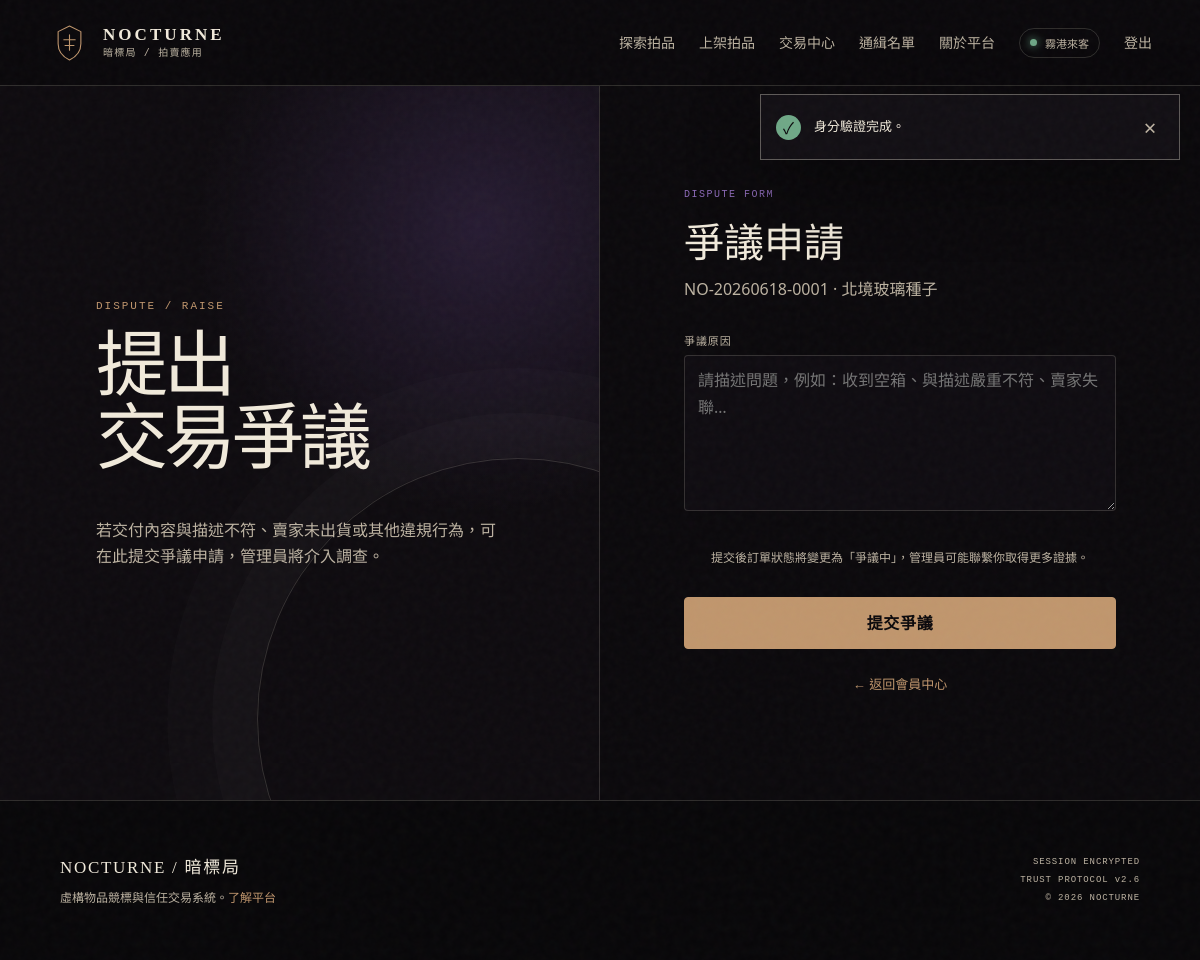
The page /index.php?page=buyer-dispute&order_id=1 (signed in) on the database its author committed.
### tables this page shows
CREATE TABLE users (
    id BIGINT UNSIGNED AUTO_INCREMENT PRIMARY KEY,
    username VARCHAR(40) NOT NULL,
    email VARCHAR(190) NOT NULL,
    password_hash VARCHAR(255) NOT NULL,
    avatar_path VARCHAR(255) NULL,
    credit_score TINYINT UNSIGNED NOT NULL DEFAULT 80,
    status ENUM('pending', 'active', 'suspended', 'banned') NOT NULL DEFAULT 'active',
    email_verified_at DATETIME NULL,
    last_login_at DATETIME NULL,
    created_at DATETIME NOT NULL DEFAULT CURRENT_TIMESTAMP,
    updated_at DATETIME NOT NULL DEFAULT CURRENT_TIMESTAMP ON UPDATE CURRENT_TIMESTAMP,
    UNIQUE KEY uq_users_email (email),
    UNIQUE KEY uq_users_username (username),
    KEY idx_users_status_credit (status, credit_score),
    CONSTRAINT chk_users_credit CHECK (credit_score BETWEEN 0 AND 100)
);

CREATE TABLE orders (
    id BIGINT UNSIGNED AUTO_INCREMENT PRIMARY KEY,
    order_no VARCHAR(32) NOT NULL,
    auction_id BIGINT UNSIGNED NOT NULL,
    buyer_id BIGINT UNSIGNED NOT NULL,
    seller_id BIGINT UNSIGNED NOT NULL,
    final_price DECIMAL(12,2) UNSIGNED NOT NULL,
    platform_fee DECIMAL(12,2) UNSIGNED NOT NULL DEFAULT 0,
    status ENUM('pending_payment', 'pending_delivery', 'completed', 'disputed', 'cancelled', 'refunded') NOT NULL DEFAULT 'pending_payment',
    payment_due_at DATETIME NULL,
    completed_at DATETIME NULL,
    created_at DATETIME NOT NULL DEFAULT CURRENT_TIMESTAMP,
    updated_at DATETIME NOT NULL DEFAULT CURRENT_TIMESTAMP ON UPDATE CURRENT_TIMESTAMP,
    UNIQUE KEY uq_orders_order_no (order_no),
    UNIQUE KEY uq_orders_auction (auction_id),
    KEY idx_orders_buyer_status (buyer_id, status),
    KEY idx_orders_seller_status (seller_id, status),
    KEY idx_orders_created_status (created_at, status),
    CONSTRAINT fk_orders_auction FOREIGN KEY (auction_id) REFERENCES auctions(id),
    CONSTRAINT fk_orders_buyer FOREIGN KEY (buyer_id) REFERENCES users(id),
    CONSTRAINT fk_orders_seller FOREIGN KEY (seller_id) REFERENCES users(id),
    CONSTRAINT chk_orders_price CHECK (final_price > 0)
);

CREATE TABLE auctions (
    id BIGINT UNSIGNED AUTO_INCREMENT PRIMARY KEY,
    seller_id BIGINT UNSIGNED NOT NULL,
    category_id SMALLINT UNSIGNED NOT NULL,
    reviewed_by BIGINT UNSIGNED NULL,
    lot_no VARCHAR(24) NOT NULL,
    title VARCHAR(120) NOT NULL,
    slug VARCHAR(160) NOT NULL,
    description TEXT NOT NULL,
    provenance TEXT NULL,
    starting_price DECIMAL(12,2) UNSIGNED NOT NULL,
    current_price DECIMAL(12,2) UNSIGNED NOT NULL,
    reserve_price DECIMAL(12,2) UNSIGNED NULL,
    min_increment DECIMAL(12,2) UNSIGNED NOT NULL DEFAULT 100.00,
    risk_level ENUM('low', 'suspicious', 'dangerous', 'prohibited') NOT NULL DEFAULT 'suspicious',
    ai_risk_suggestion JSON NULL,
    status ENUM('draft', 'pending_review', 'approved', 'active', 'ended', 'rejected', 'cancelled', 'unsold') NOT NULL DEFAULT 'draft',
    featured BOOLEAN NOT NULL DEFAULT FALSE,
    start_at DATETIME NOT NULL,
    end_at DATETIME NOT NULL,
    reviewed_at DATETIME NULL,
    rejection_reason VARCHAR(500) NULL,
    created_at DATETIME NOT NULL DEFAULT CURRENT_TIMESTAMP,
    updated_at DATETIME NOT NULL DEFAULT CURRENT_TIMESTAMP ON UPDATE CURRENT_TIMESTAMP,
    UNIQUE KEY uq_auctions_lot_no (lot_no),
    UNIQUE KEY uq_auctions_slug (slug),
    KEY idx_auctions_browse (status, end_at, risk_level),
    KEY idx_auctions_category_price (category_id, current_price),
    KEY idx_auctions_seller (seller_id, status),
    FULLTEXT KEY ftx_auctions_search (title, description, provenance),
    CONSTRAINT fk_auctions_seller FOREIGN KEY (seller_id) REFERENCES users(id),
    CONSTRAINT fk_auctions_category FOREIGN KEY (category_id) REFERENCES categories(id),
    CONSTRAINT fk_auctions_reviewer FOREIGN KEY (reviewed_by) REFERENCES users(id) ON DELETE SET NULL,
    CONSTRAINT chk_auctions_times CHECK (end_at > start_at),
    CONSTRAINT chk_auctions_prices CHECK (starting_price > 0 AND current_price >= starting_price AND min_increment > 0)
);

### app/Core/View.php (called while the page is built, shortened)
<?php
final class View
{
    public static function render(string $template, array $data = [], string $layout = 'layouts/main'): void
    {
        $root = dirname(__DIR__, 2) . '/views/';
        $templateFile = $root . $template . '.php';
        $layoutFile = $root . $layout . '.php';
        extract($data, EXTR_SKIP);
        require $templateFile;
        $content = (string) ob_get_clean();
        require $layoutFile;
    }
}

### app/Controllers/BuyerController.php (called while the page is built, shortened)
<?php
final class BuyerController
{
    public function disputeForm(): void
    {
        AuthMiddleware::handle();
        $orderId = filter_input(INPUT_GET, 'order_id', FILTER_VALIDATE_INT) ?: 0;
        $order = (new Order())->find($orderId);
        View::render('buyer/dispute', [
            'pageTitle' => '提出爭議',
            'order' => $order,
        ]);
    }
}

### public/index.php (called while the page is built, shortened)
<?php
$page = (string) ($_GET['page'] ?? 'home');
$method = $_SERVER['REQUEST_METHOD'] ?? 'GET';
$routes = [
    'GET' => [
        'home' => [HomeController::class, 'index'],
        'about' => [HomeController::class, 'about'],
        'auction' => [AuctionController::class, 'show'],
        'wanted' => [HomeController::class, 'wanted'],
        'login' => [AuthController::class, 'loginForm'],
        'register' => [AuthController::class, 'registerForm'],
        'buyer' => [BuyerController::class, 'index'],
        'buyer-payment' => [BuyerController::class, 'payment'],
        'buyer-dispute' => [BuyerController::class, 'disputeForm'],
        'buyer-review' => [BuyerController::class, 'reviewForm'],
        'buyer-profile' => [BuyerController::class, 'profileForm'],
        'seller' => [SellerController::class, 'index'],
        'admin' => [AdminController::class, 'index'],
        'admin-disputes' => [AdminController::class, 'disputes'],
        'admin-logs' => [AdminController::class, 'logs'],
        'admin-export' => [AdminController::class, 'export'],
        'upload' => [UploadController::class, 'show'],
    ],
    'POST' => [
        'login' => [AuthController::class, 'login'],
        'register' => [AuthController::class, 'register'],
        'logout' => [AuthController::class, 'logout'],
        'bid' => [AuctionController::class, 'bid'],
        'watch' => [AuctionController::class, 'watch'],
        'buyer-pay' => [BuyerController::class, 'pay'],
        'buyer-dispute-submit' => [BuyerController::class, 'dispute'],
        'buyer-review-submit' => [BuyerController::class, 'review'],
        'buyer-profile-update' => [BuyerController::class, 'updateProfile'],
        'buyer-password-update' => [BuyerController::class, 'updatePassword'],
        'buyer-delete-account' => [BuyerController::class, 'deleteAccount'],
        'seller-create' => [SellerController::class, 'create'],
        'seller-delivery' => [SellerController::class, 'updateDelivery'],
        'seller-delete-auction' => [SellerController::class, 'deleteAuction'],
        'ai-description' => [SellerController::class, 'aiDescription'],
        'admin-review' => [AdminController::class, 'review'],
        'admin-dispute-resolve' => [AdminController::class, 'resolveDispute'],
        'admin-announce' => [AdminController::class, 'announce'],
        'admin-delete-auction' => [AdminController::class, 'deleteAuction'],
    ],
];
[$controller, $action] = $routes[$method][$page];
(new $controller())->{$action}();

### app/Models/Order.php (called while the page is built, shortened)
<?php
final class Order
{
    public function find(int $id): ?array
    {
        $pdo = Database::connection();
        if (!$pdo) {
            return null;
        }        $statement = $pdo->prepare(
            'SELECT o.*, a.title, a.slug, u.username AS seller_name, bu.username AS buyer_name
             FROM orders o
             JOIN auctions a ON a.id = o.auction_id
             JOIN users u ON u.id = o.seller_id
             JOIN users bu ON bu.id = o.buyer_id
             WHERE o.id = :id LIMIT 1'
        );
        $statement->execute(['id' => $id]);
        return $statement->fetch() ?: null;
    }
}

### app/Core/helpers.php (called while the page is built, shortened)
<?php
function e(mixed $value): string
{
    return htmlspecialchars((string) $value, ENT_QUOTES | ENT_SUBSTITUTE, 'UTF-8');
}
function url(string $page = 'home', array $params = []): string
{
    return 'index.php?' . http_build_query(array_merge(['page' => $page], $params));
}
function asset(string $path): string
{
    return 'assets/' . ltrim($path, '/');
}
function current_user(): ?array
{
    return Auth::user();
}
function has_role(string $role): bool
{
    return Auth::hasRole($role);
}
function flash(string $key, ?string $message = null): ?string
{
    $value = $_SESSION['_flash'][$key] ?? null;
    return $value;
}

### app/Models/User.php (called while the page is built, shortened)
<?php
final class User
{
    public function findWithRoles(int $id): ?array
    {
        $pdo = Database::connection();
        $statement = $pdo->prepare(
            'SELECT u.*, GROUP_CONCAT(r.name ORDER BY r.name) AS role_names
             FROM users u
             LEFT JOIN user_roles ur ON ur.user_id = u.id
             LEFT JOIN roles r ON r.id = ur.role_id
             WHERE u.id = :id
             GROUP BY u.id'
        );
        $statement->execute(['id' => $id]);
        $user = $statement->fetch();
        $user['roles'] = array_values(array_filter(explode(',', (string) $user['role_names'])));
        return $user;
    }
}

### app/Core/Auth.php (called while the page is built, shortened)
<?php
final class Auth
{
    public static function user(): ?array
    {
        $user = (new User())->findWithRoles((int) $_SESSION['user_id']);
        unset($user['password_hash']);
        return $user;
    }
    public static function check(): bool
    {
        return self::user() !== null;
    }
    public static function hasRole(string $role): bool
    {
        $user = self::user();
        return $user !== null && in_array($role, $user['roles'] ?? [], true);
    }
}

### app/Middleware/AuthMiddleware.php (called while the page is built, shortened)
<?php
final class AuthMiddleware
{
    public static function handle(): void
    {
        if (!Auth::check()) {
            flash('error', '請先登入以繼續操作。');
            redirect('login');
        }
    }
}

### views/buyer/dispute.php (the view, shortened to what this page needs)
<section class="auth-shell">
    <div class="auth-aside">
        <span class="section-code">DISPUTE / RAISE</span>
        <h1>提出<br>交易爭議</h1>
        <p>若交付內容與描述不符、賣家未出貨或其他違規行為，可在此提交爭議申請，管理員將介入調查。</p>
    </div>
    <div class="auth-card">
        <div class="auth-heading"><span>DISPUTE FORM</span><h2>爭議申請</h2><p><?= e($order['order_no'] ?? '#'.$order['id']) ?> · <?= e($order['title']) ?></p></div>
        <form method="post" action="<?= e(url('buyer-dispute-submit')) ?>" class="stack-form">
            <label><span>爭議原因</span><textarea name="reason" rows="5" minlength="5" placeholder="請描述問題，例如：收到空箱、與描述嚴重不符、賣家失聯…" required></textarea></label>
            <p class="form-note">提交後訂單狀態將變更為「爭議中」，管理員可能聯繫你取得更多證據。</p>
            <button class="button button-full" type="submit">提交爭議</button>
        </form>
        <p class="auth-switch"><a href="<?= e(url('buyer')) ?>">← 返回會員中心</a></p>
    </div>
</section>

### views/layouts/main.php (shortened to what this page needs)
<?php
$user = current_user();
$currentPage = (string) ($_GET['page'] ?? 'home');
$browseActive = in_array($currentPage, ['home', 'auction'], true);
$successMessage = flash('success');
$errorMessage = flash('error');
?>
<!doctype html>
<html lang="zh-Hant">
<head>
    <link rel="stylesheet" href="<?= e(asset('css/style.css')) ?>">
</head>
<body data-page="<?= e($currentPage) ?>">
    <header class="site-header">
        <a class="brand" href="<?= e(url('home')) ?>" aria-label="NOCTURNE 暗標局首頁">
            <span class="brand-mark" aria-hidden="true">
                <svg viewBox="0 0 48 48" role="img"><path d="M24 3 38 10v15c0 9-5.7 16-14 20C15.7 41 10 34 10 25V10L24 3Z"/><path d="M17 20h14M18.5 27h11M24 14v19"/></svg>
            </span>
            <span><strong>NOCTURNE</strong><small>暗標局 / 拍賣應用</small></span>
        </a>
        <nav id="primary-nav" class="primary-nav" aria-label="主要導覽">
            <a href="<?= e(url('home')) ?>" <?= $browseActive ? 'aria-current="page"' : '' ?>>探索拍品</a>
            <?php if ($user): ?>
                <a href="<?= e(url('seller')) ?>" <?= $currentPage === 'seller' ? 'aria-current="page"' : '' ?>>上架拍品</a>
                <a href="<?= e(url('buyer')) ?>" <?= $currentPage === 'buyer' ? 'aria-current="page"' : '' ?>>交易中心</a>
            <?php endif; ?>
            <a href="<?= e(url('wanted')) ?>" <?= $currentPage === 'wanted' ? 'aria-current="page"' : '' ?>>通緝名單</a>
            <a href="<?= e(url('about')) ?>" <?= $currentPage === 'about' ? 'aria-current="page"' : '' ?>>關於平台</a>
            <?php if ($user): ?>
                <?php if (has_role('admin')): ?>
                    <a class="nav-admin" href="<?= e(url('admin')) ?>" <?= str_starts_with($currentPage, 'admin') ? 'aria-current="page"' : '' ?>>監控室</a>
                <?php endif; ?>
                <span class="user-chip"><span aria-hidden="true"></span><?= e($user['username']) ?></span>
                <form method="post" action="<?= e(url('logout')) ?>">
                    <button class="nav-signout" type="submit">登出</button>
                </form>
            <?php else: ?>
                <a href="<?= e(url('login')) ?>">登入</a>
                <a class="button button-small" href="<?= e(url('register')) ?>">取得席位</a>
            <?php endif; ?>
        </nav>
    </header>
    <?php if ($successMessage || $errorMessage): ?>
        <div class="toast-wrap" aria-live="polite">
            <div class="toast <?= $errorMessage ? 'toast-error' : 'toast-success' ?>">
                <span aria-hidden="true"><?= $errorMessage ? '!' : '✓' ?></span>
                <p><?= e($errorMessage ?: $successMessage) ?></p>
                <button type="button" aria-label="關閉通知" data-dismiss-toast>×</button>
            </div>
        </div>
    <?php endif; ?>
    <main id="main-content">
        <?= $content ?>
    </main>
    <footer class="site-footer">
        <div>
            <a class="footer-brand" href="<?= e(url('home')) ?>">NOCTURNE / 暗標局</a>
            <p>虛構物品競標與信任交易系統。<a href="<?= e(url('about')) ?>">了解平台</a></p>
        </div>
        <div class="footer-meta">
            <span>SESSION ENCRYPTED</span>
            <span>TRUST PROTOCOL v2.6</span>
            <span>© <?= date('Y') ?> NOCTURNE</span>
        </div>
    </footer>
</body>
</html>

### rows shown on the page
users: username "霧港來客"
orders: order_no "NO-20260618-0001", auction.title "北境玻璃種子"

### other values the page prints
$errorMessage ?: $successMessage "身分驗證完成。"
